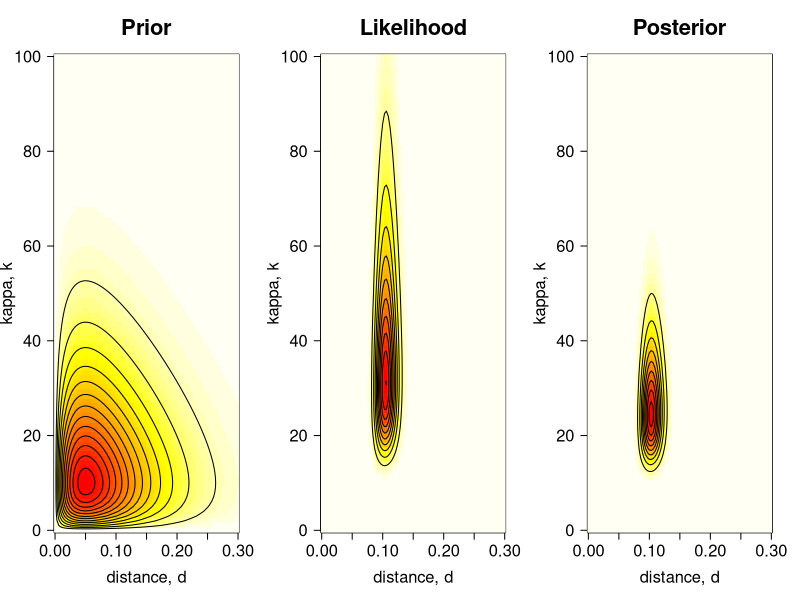
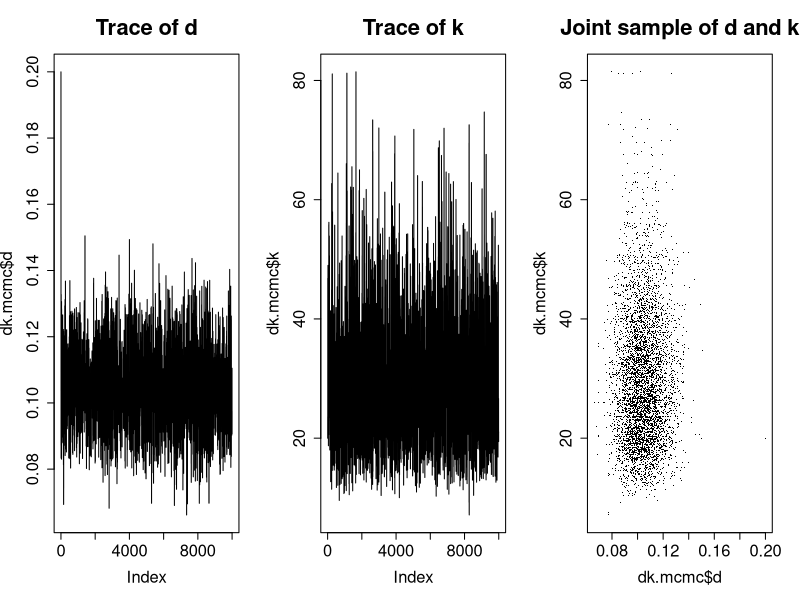
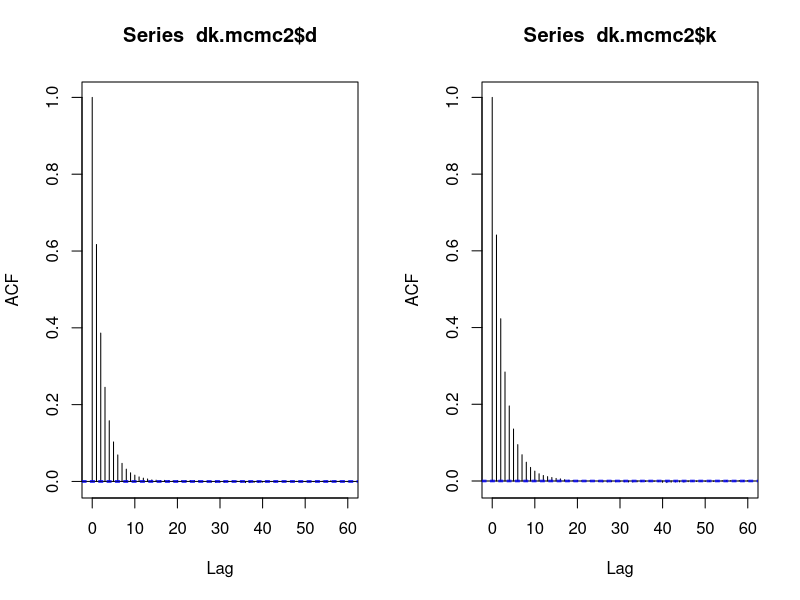
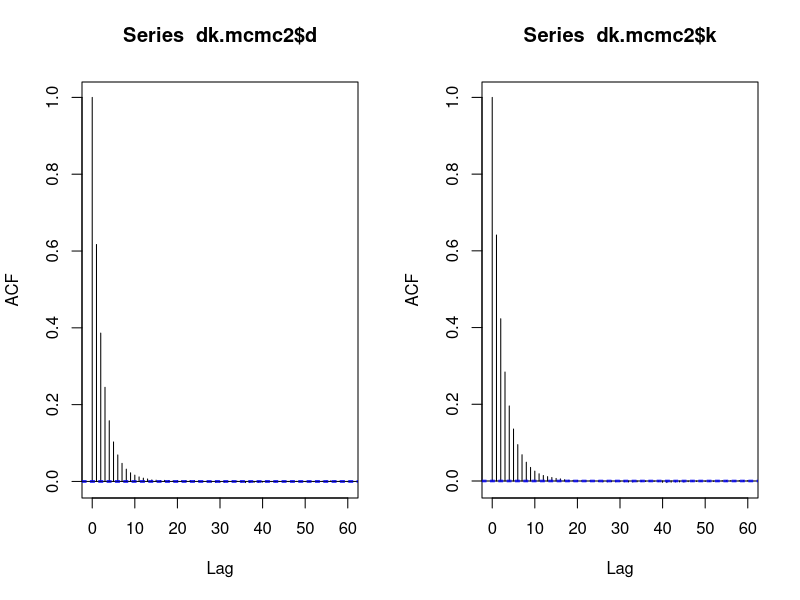
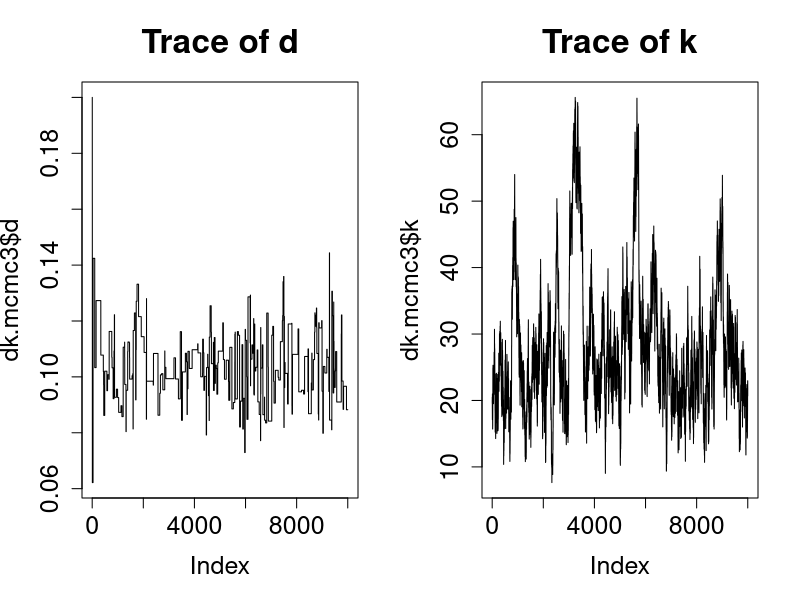
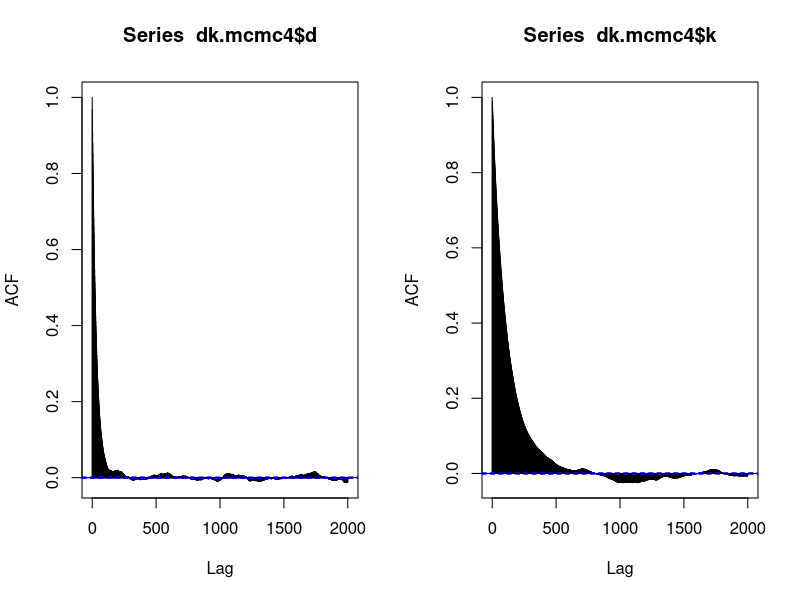
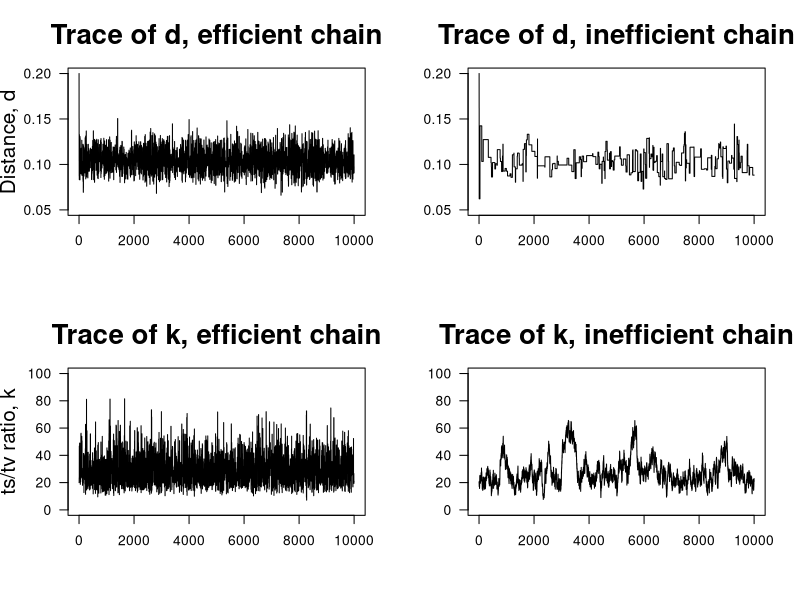
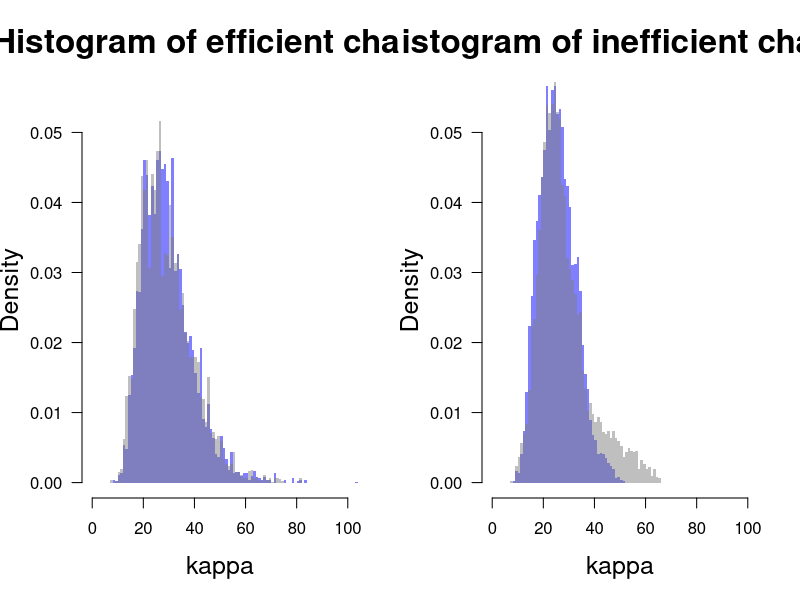

The R script that drew these images, in order:
# Prepared October 2016

rm(list=ls())
# The data are the 12S rRNA alignment of human and orangutang, with 948 base pairs and 
# 90 differences (84 transitions and 6 transversions).
# Example data from Table 1.3, p.7 of Yang (2014) Molecular Evolution: A Statistical 
# Approach. Oxford University Press.

n <- 948 
ns <- 84 # 23+30+10+21
nv <- 6  # 1+0+2+0+2+1+0+0
  
# proportions of transversional and transitional differences
V <- nv/n; S <- ns/n

# log-likelihood function, f(D|d,k), using Kimura's (1980) substitution model
# see p.8 in Yang (2014)
k80.lnL <- function(d, k, n=948, ns=84, nv=6) {
  p0 <- .25 + .25 * exp(-4*d/(k+2)) + .5 * exp(-2*d*(k+1)/(k+2))
  p1 <- .25 + .25 * exp(-4*d/(k+2)) - .5 * exp(-2*d*(k+1)/(k+2))
  p2 <- .25 - .25 * exp(-4*d/(k+2))
  return ((n - ns - nv) * log(p0/4) + ns * log(p1/4) + nv * log(p2/4))
}

# function that returns the logarithm of the unscaled posterior, f(d) * f(k) * f(D|d,k)
# by default we set the priors as f(d) = Gamma(d | 2, 20) and f(k) = Gamma(k | 2, .1)
ulnP <- function(d, k, n=948, ns=84, nv=6, a.d=2, b.d=20, a.k=2, b.k=.1)
  return ( dgamma(d, a.d, b.d, log=TRUE) + dgamma(k, a.k, b.k, log=TRUE) + k80.lnL(d, k, n, ns, nv))
# prior, likelihood and posterior surfaces:
dim <- 100  # dimension for the plot
d.v <- seq(from=0, to=0.3, len=dim) # vector of d values
k.v <- seq(from=0, to=100, len=dim) # vector of k values
dk <- expand.grid(d=d.v, k=k.v)

par(mfrow=c(1, 3))
# prior surface, f(d) * f(k)
# d ~ Gamma(2, 20); k ~ Gamma(2, .1)
Pri <- matrix(dgamma(dk$d, 2, 20) * dgamma(dk$k, 2, .1), ncol=dim)
image(d.v, k.v, -Pri, las=1, col=heat.colors(50), main="Prior",xlab="distance, d", 
      ylab="kappa, k", cex.main=2.0, cex.lab=1.5, cex.axis=1.5)
contour(d.v, k.v, Pri, nlev=10, drawlab=FALSE, add=TRUE)
# Likelihood surface, f(D|d,k)
lnL <- matrix(k80.lnL(d=dk$d, k=dk$k), ncol=dim)
# for numerical reasons, we scale the likelihood to be 1 at the maximum,
# i.e. we subtract max(lnL)
L <- exp(lnL - max(lnL))  
image(d.v, k.v, -L, las=1, col=heat.colors(50), main="Likelihood", 
      xlab="distance, d", ylab="kappa, k", cex.main=2.0, cex.lab=1.5, cex.axis=1.5)
contour(d.v, k.v, L, nlev=10, drawlab=FALSE, add=TRUE)

# The (un-normalised) posterior surface is the prior times the posterior, 
# f(d) * f(k) * f(D|d,k)
Pos <- Pri * L
image(d.v, k.v, -Pos, las=1, col=heat.colors(50), main="Posterior", 
      xlab="distance, d", ylab="kappa, k", cex.main=2.0, cex.lab=1.5, cex.axis=1.5)
contour(d.v, k.v, Pos, nlev=10, drawlab=FALSE, add=TRUE)

# dev.print(pdf, file="~/Dropbox/work/BayesNatEcolEvol/densities.pdf")

# #############################################
# Markov chain Monte Carlo (MCMC)
# #############################################

# We now obtain the posterior distribution by MCMC sampling.
# In most practical problems, constant z cannot be calculated (either
# analytically or numerically), and so the MCMC algorithm becomes necessary.

# Draft MCMC algorithm:
# 1. Set initial states for d and k.
# 2. Propose a new state d* (from an appropriate proposal density).
# 3. Accept or reject the proposal with probability
#      min(1, p(d*)p(x|d*) / p(d)p(x|d))
#      If the proposal is accepted set d=d*, otherwise d=d.
# 4. Save d.
# 5. Repeat 2-4 for k.
# 6. Go to step 2.
mcmcf <- function(init.d, init.k, N, w.d, w.k) {
  # init.d and init.k are the initial states
  # N is the number of 'generations' the algorithm is run for.
  # w.d and w.k are the 'widths' of the proposal densities for d and k.
  d <- k <- numeric(N+1) # Here we will keep the visited values of d and k.
  d[1] <- init.d; k[1] <- init.k
  acc.d <- acc.k <- 0 # number of acceptances
  
  for (i in 1:N) {
    # here we use uniform densities with reflection to propose new d* and k*
    # propose and accept/reject new d
    d.prop <- abs(d[i] + runif(1, -w.d/2, w.d/2))
    p.ratio <- exp(ulnP(d.prop, k[i]) - ulnP(d[i], k[i]))
    alpha <- min(c(1, p.ratio))
    # if ru < alpha accept proposed d*:
    if (runif(1, 0, 1) < alpha) { d[i+1] <- d.prop; acc.d <- acc.d + 1 }
    # else reject it:
    else d[i+1] <- d[i]
    
    # propose and accept/reject new k
    k.prop <- abs(k[i] + runif(1, -w.k/2, w.k/2))
    p.ratio <- exp(ulnP(d[i], k.prop) - ulnP(d[i], k[i]))
    alpha <- min(c(1, p.ratio))
    # if ru < alpha accept proposed k*:
    if (runif(1, 0, 1) < alpha) { k[i+1] <- k.prop; acc.k  <- acc.k + 1 }
    # else reject it:
    else k[i+1] <- k[i]
  }
  
  # print out the proportion of times the proposals were accepted
  print("Acceptance proportions (d, k):")
  print(c(acc.d/N, acc.k/N))
  return (list(d=d, k=k)) # return vector of d and k visited during MCMC
}

# Test the algorithm
# Note the algorithm is random, so repetitions of it will give different results
dk.mcmc <- mcmcf(0.2, 20, 1e4, .12, 180) # system.time(mcmcf(0.2, 20, 1e4, .12, 180)) # 0.7s
dk.mcmc.b <- mcmcf(0.2, 20, 1e4, .12, 180) # run again to test for convergence
par(mfrow=c(1,3))
plot(dk.mcmc$d, ty='l', main="Trace of d", cex.main=2.0, cex.lab=1.5, cex.axis=1.5)  # trace plot of d
plot(dk.mcmc$k, ty='l', main="Trace of k", cex.main=2.0, cex.lab=1.5, cex.axis=1.5)  # trace plot of k
plot(dk.mcmc$d, dk.mcmc$k, pch='.', main="Joint sample of d and k", cex.main=2.0, cex.lab=1.5, cex.axis=1.5) # joint sample of d and k (points sampled from posterior surface)

# Efficiency of the chain:
# Values sampled in an MCMC chain are autocorrelated because new states
# are either the previous state or a modification of it.
# The efficiency of an MCMC chain is closely related to the autocorrelation.
# Intuitively, if the autocorrelation is high, the chain will be inefficient,
# i.e. we will need to run the chain for a long time to obtain a good
# approximation to the posterior distribution.
# The efficiency of a chain is defined as:
# eff = 1 / (1 + 2(r1 + r2 + r3 + ...))
# where ri is the correlation for lag i.

# run a very long chain (1e6 generations take about 1.2min in my MacBook Air)
# to calculate efficiency
dk.mcmc2 <- mcmcf(0.2, 20, 1e6, .12, 180)

# R's acf function (for AutoCorrelation Function) will calculate the autocorrelation
# of a sample, and produce the autocorrelation plot
par(mfrow=c(1,2))
acf(dk.mcmc2$d)
acf(dk.mcmc2$k)

# Define efficiency function
eff <- function(acf) 1 / (1 + 2 * sum(acf$acf[-1]))

# the efficiencies are roughly 22% and 20% for d and k respectively:
eff(acf(dk.mcmc2$d)) # [1] 0.2255753 # mcmcf(0.2, 20, 1e7, .12, 180)
eff(acf(dk.mcmc2$k)) # [1] 0.2015054 # mcmcf(0.2, 20, 1e7, .12, 180)

# Ineficient chain
# The window width for the d proposal density is too large,
# while it is too samll for k
dk.mcmc3 <- mcmcf(0.2, 20, 1e4, 3, 5)
dk.mcmc3.b <- mcmcf(0.2, 20, 1e4, 3, 5)

par(mfrow=c(1,2))
# because proposal width for d is too large, chain gets stuck at same values of d:
plot(dk.mcmc3$d, ty='l', main="Trace of d", cex.main=2.0, cex.lab=1.5, cex.axis=1.5)
# whereas proposal width for k is too small, so chain moves slowly:
plot(dk.mcmc3$k, ty='l', main="Trace of k", cex.main=2.0, cex.lab=1.5, cex.axis=1.5)

# run a very long inefficient chain (using 1e7 is better but slow)
dk.mcmc4 <- mcmcf(0.2, 20, 1e6, 3, 5)

# Efficiencies are roughly 1.5% for d, and 0.35% for k:
eff(acf(dk.mcmc4$d, lag.max=2e3)) # [1] 0.01530385  # mcmcf(0.2, 20, 1e7, 3, 5)
eff(acf(dk.mcmc4$k, lag.max=2e3)) # [1] 0.003493112 # mcmcf(0.2, 20, 1e7, 3, 5)

# All trace plots together, for efficient and inefficient chains:
par(mfrow=c(2,2))
plot(dk.mcmc$d, ty='l', las=1, ylim=c(.05,.2), 
     main="Trace of d, efficient chain", ylab="Distance, d", xlab='',
     cex.main=2.0, cex.lab=1.5)
plot(dk.mcmc3$d, ty='l', las=1, ylim=c(.05,.2),
     main="Trace of d, inefficient chain", ylab='', xlab='',
     cex.main=2.0, cex.lab=1.5)
plot(dk.mcmc$k, ty='l', las=1, ylim=c(0,100),
     main="Trace of k, efficient chain", ylab="ts/tv ratio, k", xlab='',
     cex.main=2.0, cex.lab=1.5)
plot(dk.mcmc3$k, ty='l', las=1, ylim=c(0,100),
     main="Trace of k, inefficient chain", ylab='', xlab='',
     cex.main=2.0, cex.lab=1.5)
# the efficient chains on the left have good mixing
# whereas the inefficient chains on the right have poor mixing
#dev.print(pdf, file="~/Dropbox/work/BayesNatEcolEvol/traces.pdf")

# Checking for convergence:
# histograms:
par(mfrow=c(1,2))
bks <- seq(from=0, to=105, by=1)
# Efficient chains converge quickly, and histograms overlap well:
hist(dk.mcmc.b$k, prob=TRUE, breaks=bks, border=NA, col=rgb(0, 0, 1, .5),
     las=1, xlab="kappa", xlim=c(0,100), ylim=c(0,.055), 
     main = "Histogram of efficient chains", cex.main=2.0, cex.lab=1.5)
hist(dk.mcmc$k, prob=TRUE, breaks=bks, border=NA, col=rgb(.5, .5, .5, .5), add=TRUE)
# Inefficient chains need to be run for a very long time to converge, here they
# were not run long enough, so that the histograms do not overlap well:
hist(dk.mcmc3.b$k, prob=TRUE, breaks=bks, border=NA, col=rgb(0, 0, 1, .5), las=1, 
     xlab="kappa", xlim=c(0,100), ylim=c(0,.055), 
     main = "Histogram of inefficient chains", cex.main=2.0, cex.lab=1.5)
hist(dk.mcmc3$k, prob=TRUE, breaks=bks, border=NA, col=rgb(.5, .5, .5, .5), add=TRUE)
#dev.print(pdf, file="~/Dropbox/work/BayesNatEcolEvol/hists.pdf")

# We can also calculate the posterior means
# posterior means (similar for efficient chains):
mean(dk.mcmc$d); mean(dk.mcmc.b$d)  
mean(dk.mcmc$k); mean(dk.mcmc.b$k)  
# posterior means (not so similar for the inefficient chains):
mean(dk.mcmc3$d); mean(dk.mcmc3.b$d) 
mean(dk.mcmc3$k); mean(dk.mcmc3.b$k)

# densities (smooth histograms)
par(mfrow=c(1,2)); adj <- 1.5
# Efficient chains:
plot(density(dk.mcmc.b$k, adj=adj), col="blue", las=1, 
     xlim=c(0, 100), ylim=c(0, .05), xaxs="i", yaxs="i", main = "Density for efficient chains", 
     cex.main=2.0, cex.lab=1.5)
lines(density(dk.mcmc$k, adj=adj), col="black")
# Inefficient chains:
plot(density(dk.mcmc3.b$k, adj=adj), col="blue", las=1, 
     xlim=c(0, 100), ylim=c(0, .05), xaxs="i", yaxs="i",
     main = "Density for inefficient chains", cex.main=2.0, cex.lab=1.5)
lines(density(dk.mcmc3$k, adj=adj), col="black")

#dev.print(pdf, file="~/Dropbox/work/BayesNatEcolEvol/kdensities.pdf")

